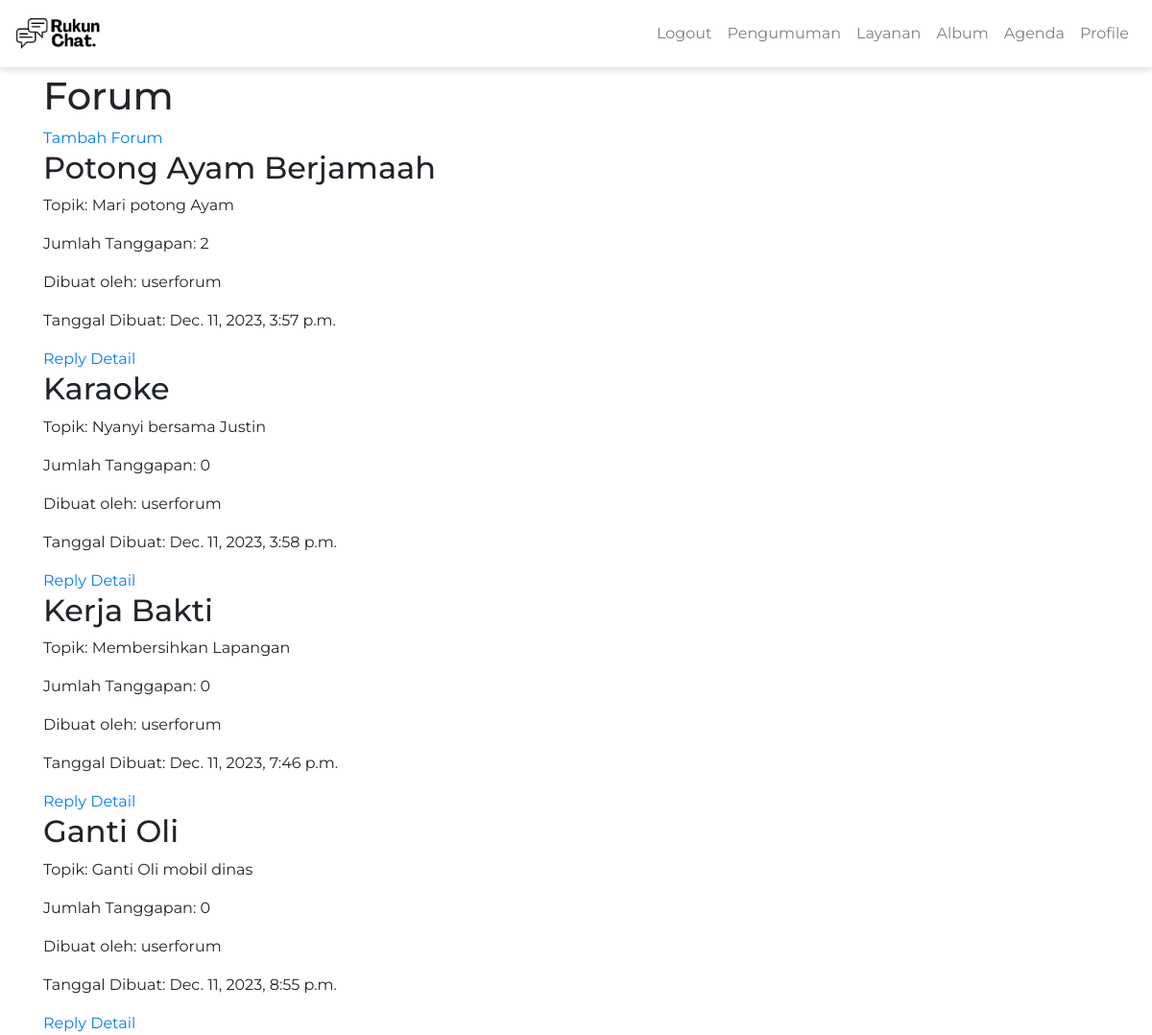
The page /forum/all/ (signed in) on the database its author committed.
### forum/models.py (models this page shows)
class Forum(models.Model):
    title = models.CharField(max_length=255)
    date_created = models.DateTimeField(auto_now_add=True)
    topic = models.CharField(max_length=255)
    num_responses = models.IntegerField(default=0)
    creator = models.ForeignKey(User, on_delete=models.CASCADE)

### forum/views.py (the view)
# urls.py: path('all/', show_all_forum, name='show_all_forum'),
@login_required(login_url='/auth/login/')
def show_all_forum(request):
    forums = Forum.objects.all()
    context = {
        'forums': forums
    }
    return render(request, 'show_all_forum.html', context)

### forum/templates/show_all_forum.html
{% extends 'base.html' %}
{% block content %}
<h1>Forum</h1>
{% if user.is_authenticated %}
<a href="{% url 'forum:add_forum' %}">Tambah Forum</a>
{% endif %}
{% for forum in forums %}
<div class="forum">
  <h2>{{ forum.title }}</h2>
  <p>Topik: {{ forum.topic }}</p>
  <p>Jumlah Tanggapan: {{ forum.num_responses }}</p>
  <p>Dibuat oleh: {{ forum.creator.username }}</p>
  <p>Tanggal Dibuat: {{ forum.date_created }}</p>
  {% if user.is_authenticated%}
  <a href="{% url 'forum:reply_forum' forum.id %}">Reply</a>
  <a href="{% url 'forum:forum_detail' forum.id %}">Detail</a>
  {% endif %}
</div>
{% endfor %}
{% endblock %}

### rows shown on the page
Forum: title "Potong Ayam Berjamaah", topic "Mari potong Ayam", num_responses "2", creator.username "userforum", date_created "Dec. 11, 2023, 3:57 p.m."
Forum: title "Karaoke", topic "Nyanyi bersama Justin", num_responses "0", creator.username "userforum", date_created "Dec. 11, 2023, 3:58 p.m."
Forum: title "Kerja Bakti", topic "Membersihkan Lapangan", num_responses "0", creator.username "userforum", date_created "Dec. 11, 2023, 7:46 p.m."
Forum: title "Ganti Oli", topic "Ganti Oli mobil dinas", num_responses "0", creator.username "userforum", date_created "Dec. 11, 2023, 8:55 p.m."
